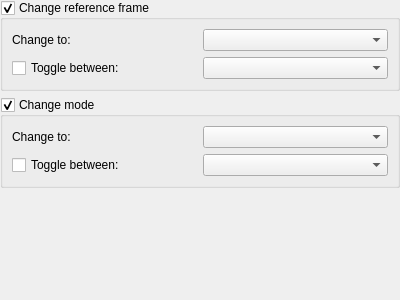
<?xml version="1.0" encoding="UTF-8"?>
<ui version="4.0">
 <class>WorldeditToolOptionsSetEditGizmoMode</class>
 <widget class="QWidget" name="WorldeditToolOptionsSetEditGizmoMode">
  <property name="geometry">
   <rect>
    <x>0</x>
    <y>0</y>
    <width>400</width>
    <height>300</height>
   </rect>
  </property>
  <property name="windowTitle">
   <string>Form</string>
  </property>
  <layout class="QVBoxLayout" name="verticalLayout">
   <property name="leftMargin">
    <number>0</number>
   </property>
   <property name="topMargin">
    <number>0</number>
   </property>
   <property name="rightMargin">
    <number>0</number>
   </property>
   <property name="bottomMargin">
    <number>0</number>
   </property>
   <item>
    <widget class="QGroupBox" name="frameGroupbox">
     <property name="title">
      <string>Change reference frame</string>
     </property>
     <property name="checkable">
      <bool>true</bool>
     </property>
     <layout class="QGridLayout" name="gridLayout">
      <item row="0" column="0">
       <widget class="QLabel" name="label">
        <property name="text">
         <string>Change to:</string>
        </property>
       </widget>
      </item>
      <item row="0" column="1">
       <widget class="QComboBox" name="frameA"/>
      </item>
      <item row="1" column="0">
       <widget class="QCheckBox" name="frameToggle">
        <property name="text">
         <string>Toggle between:</string>
        </property>
       </widget>
      </item>
      <item row="1" column="1">
       <widget class="QComboBox" name="frameB"/>
      </item>
     </layout>
    </widget>
   </item>
   <item>
    <widget class="QGroupBox" name="modeGroupbox">
     <property name="title">
      <string>Change mode</string>
     </property>
     <property name="checkable">
      <bool>true</bool>
     </property>
     <layout class="QGridLayout" name="gridLayout_2">
      <item row="0" column="0">
       <widget class="QLabel" name="label_2">
        <property name="text">
         <string>Change to:</string>
        </property>
       </widget>
      </item>
      <item row="0" column="1">
       <widget class="QComboBox" name="modeA"/>
      </item>
      <item row="1" column="0">
       <widget class="QCheckBox" name="modeToggle">
        <property name="text">
         <string>Toggle between:</string>
        </property>
       </widget>
      </item>
      <item row="1" column="1">
       <widget class="QComboBox" name="modeB"/>
      </item>
     </layout>
    </widget>
   </item>
   <item>
    <spacer name="verticalSpacer">
     <property name="orientation">
      <enum>Qt::Vertical</enum>
     </property>
     <property name="sizeHint" stdset="0">
      <size>
       <width>8</width>
       <height>0</height>
      </size>
     </property>
    </spacer>
   </item>
  </layout>
 </widget>
 <resources/>
 <connections/>
</ui>
